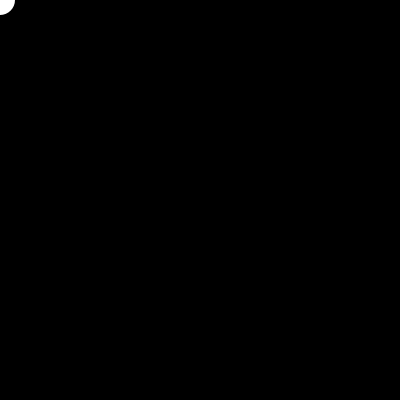
Frame 1 (no input)
Frame 60 (the mouse pressed at the canvas centre just before this capture): identical to frame 1, image omitted
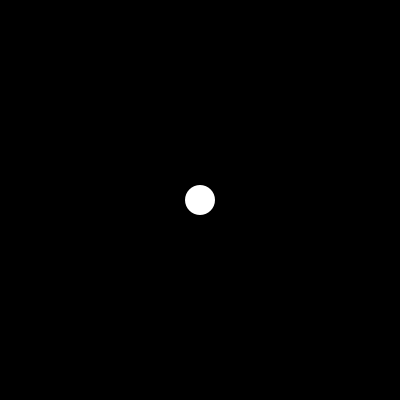
Frame 120 (the mouse held since frame 60 and released just before this capture)

The Processing sketch that drew these frames (run headless with seeded random() and noise(); from frame 60 on, the mouse is pressed at the canvas centre):

// Processing sketch: ballDrops
// ── ballDrops.pde
int ballCount = 0;

Ball[] ballArray = new Ball[100];

void setup(){
	size(400, 400);
	smooth();
	noStroke();

	// initialize balls
	for (int i = 0; i<ballArray.length; i++){
		ballArray[i] = new Ball(255,30,3,.4);
	}

}

void draw(){
	background(0);
	//display a ball
	//update a ball
	ballArray[ballCount].display();
	println("ballCount: "+ballCount);
		
}

void mousePressed(){

	ballCount++;
	ballArray[ballCount].setPosition(mouseX, mouseY);

	// increment ballCount
	// make a new ball



}
// ── ball.pde
class Ball {
	color c;		// color
	float x;		// xpos
	float y;		// ypos
	float w;		// width
	float speed;	// speed
	float grav;		// gravity

	Ball(color c_, float w_, float speed_, float grav_){
		c = c_;
		w = w_;
		speed = speed_;
		grav = grav_;
	}

	void display() {
		ellipseMode(CENTER);
		fill(c);
		ellipse(x, y, w, w);
	}

	void setPosition(float x_, float y_) {
		x = x_;
		y = y_;

	}
}
